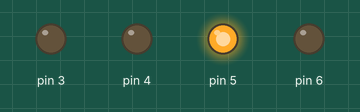
A sketch run on a simulated Arduino Uno, built with avr-gcc and run on an emulated ATmega328P. On the bench: output pins drawn as LEDs (lit = HIGH).

Above: at 1.0 s.
At 3.5 s:
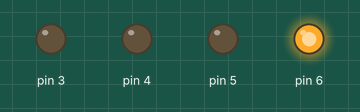
At 9.2 s:
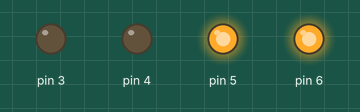
Timing chart, 0 to 17.6 s (numbered marks = the images above):
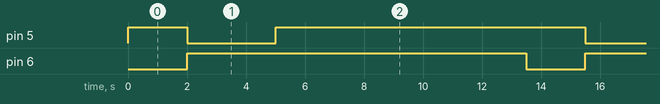

The sketch:

car.ino
```cpp
void setup() {
  // put your setup code here, to run once:
pinMode(5,OUTPUT);
pinMode(6,OUTPUT);

pinMode(3,OUTPUT);
pinMode(4,OUTPUT);
}

void loop() {
  // put your main code here, to run repeatedly:
    digitalWrite(5,HIGH);
  digitalWrite(8,HIGH);
  digitalWrite(6,LOW);

  digitalWrite(7,LOW);

  delay(1000);
  digitalWrite(7,HIGH);
  digitalWrite(5, HIGH);
  digitalWrite(6,LOW);
  digitalWrite(8,LOW);
  delay(1000);
   digitalWrite(8,HIGH);
  digitalWrite(6, HIGH);
  digitalWrite(5,LOW);
  digitalWrite(7,LOW);
  delay(2000);
    digitalWrite(6,HIGH);
  digitalWrite(7,HIGH);
  digitalWrite(5,LOW);

  digitalWrite(8,LOW);
  delay(1000);
  digitalWrite(7,HIGH);
  digitalWrite(5, HIGH);
  digitalWrite(6,HIGH);
  digitalWrite(8,HIGH);
  delay(8000);


  delay(500);
}
```

Measured:
- by itself, pin 5: repeats every 13.5 s: LOW 3.0 s, HIGH 10.5 s
- by itself, pin 6: alternates HIGH for 11.5 s and LOW for 2.0 s
- by itself, everything shown: repeats every 13.5 s, in 3 steps
